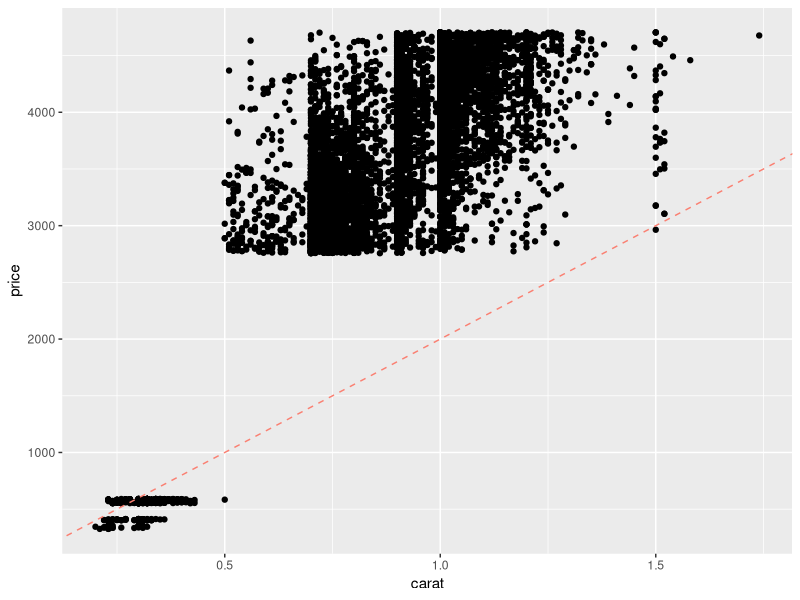
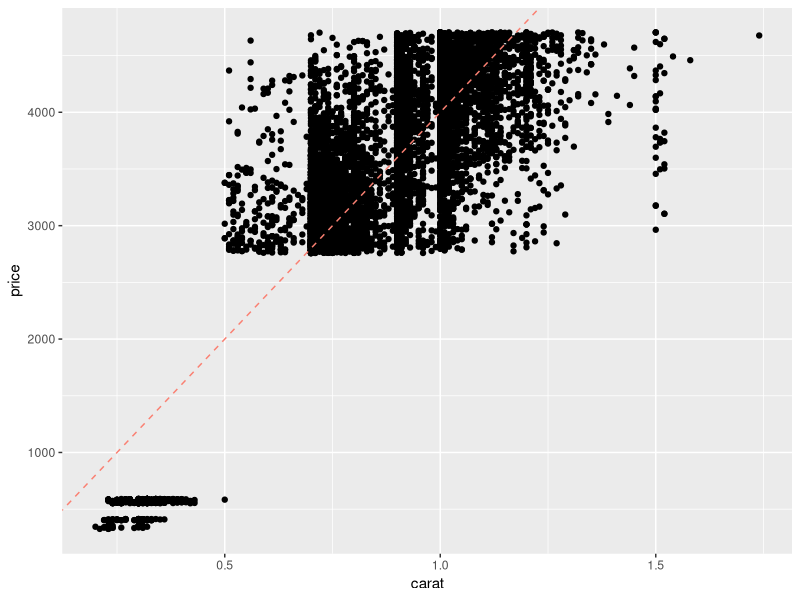
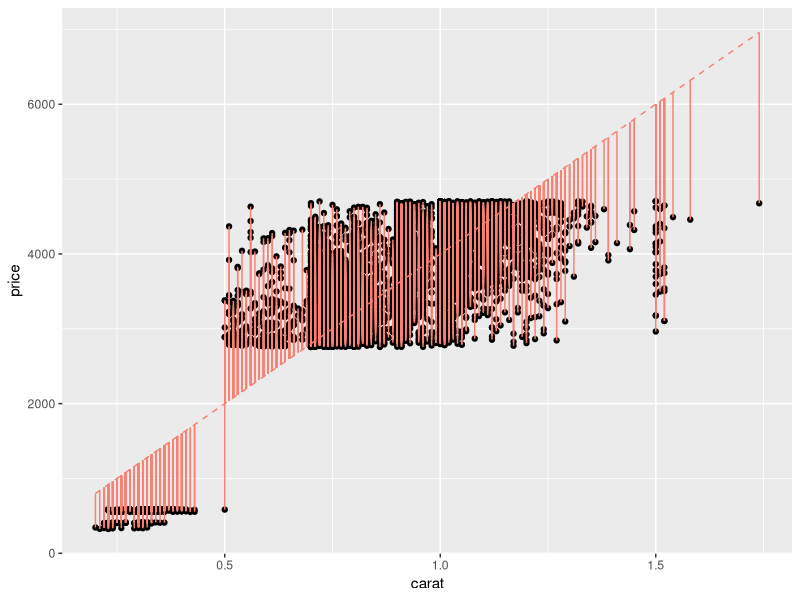
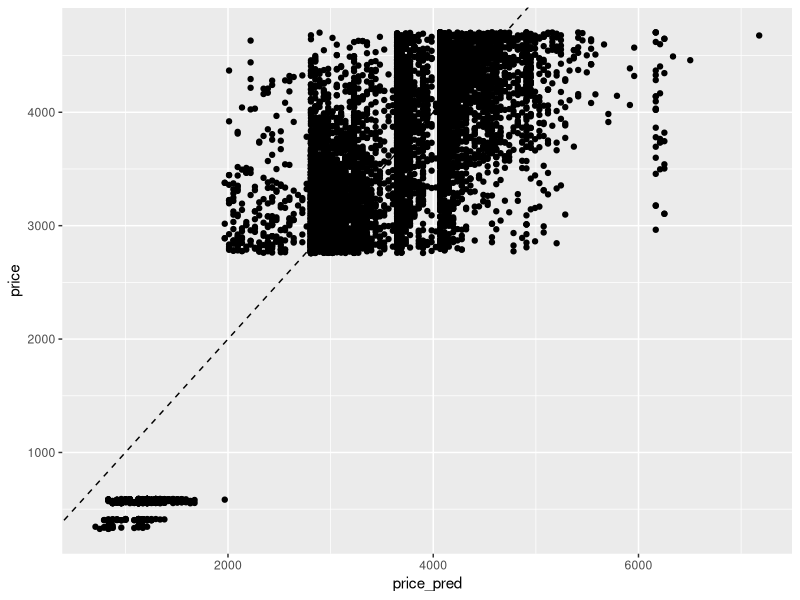

The R script that drew these images, in order:
## ---- chunk 1
library(tidyverse)
library(modelr)
library(broom)
## ---- chunk 2
set.seed(101)
df_train <-
  diamonds %>%
  slice(1:1e4)

df_test <-
  diamonds %>%
  slice((1e4+1):2e4)
## ---- chunk 3
df_train %>%

  ggplot(aes(carat, price)) +
  geom_point() +
  geom_abline(
    intercept = 0,
    slope = 1000 / 0.5, # Eyeball: $1000 / (1/2) carat,
    linetype = 2,
    color = "salmon"
  )
## ---- chunk 4
df_train %>%

  ggplot(aes(carat, price)) +
  geom_point() +
  geom_abline(
    intercept = 0,
    slope = 2000 / 0.5, # Adjusted by factor of 2
    linetype = 2,
    color = "salmon"
  )
## ---- chunk 5
## Set model parameter values [theta]
slope <- 2000 / 0.5
intercept <- 0

## Compute predicted values
df_train %>%
  mutate(price_pred = slope * carat + intercept) %>%

  ## Visualize *residuals* as vertical bars
  ggplot(aes(carat, price)) +
  geom_point() +
  geom_segment(
    aes(xend = carat, yend = price_pred),
    color = "salmon"
  ) +
  geom_line(
    aes(y = price_pred),
    linetype = 2,
    color = "salmon"
  )
## ---- chunk 6
## Fit model
fit_carat <-
  df_train %>%
  slice_sample(n = 1000) %>%
  lm(data = ., formula = price ~ carat)

## ---- chunk 7
## Compute metrics
rsquare(fit_carat, df_train)
rsquare(fit_carat, df_test)
## ---- chunk 8
## Predicted vs Actual
df_train %>%
  add_predictions(
    model = fit_carat,
    var = "price_pred"
  ) %>%

  ggplot(aes(price_pred, price)) +
  geom_abline(slope = 1, intercept = 0, linetype = 2) +
  geom_point()
